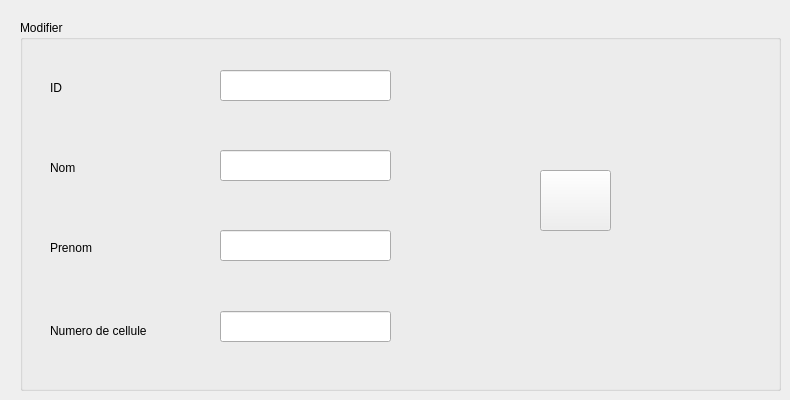
     <widget class="QWidget" name="tab_6">
      <attribute name="title">
       <string>Modifier Detenu</string>
      </attribute>
      <widget class="QGroupBox" name="groupBox_3">
       <property name="geometry">
        <rect>
         <x>20</x>
         <y>20</y>
         <width>761</width>
         <height>371</height>
        </rect>
       </property>
       <property name="title">
        <string>Modifier</string>
       </property>
       <widget class="QLabel" name="label_10">
        <property name="geometry">
         <rect>
          <x>30</x>
          <y>140</y>
          <width>56</width>
          <height>16</height>
         </rect>
        </property>
        <property name="text">
         <string>Nom</string>
        </property>
       </widget>
       <widget class="QLabel" name="label_11">
        <property name="geometry">
         <rect>
          <x>30</x>
          <y>220</y>
          <width>56</width>
          <height>16</height>
         </rect>
        </property>
        <property name="text">
         <string>Prenom</string>
        </property>
       </widget>
       <widget class="QLabel" name="label_12">
        <property name="geometry">
         <rect>
          <x>30</x>
          <y>300</y>
          <width>121</width>
          <height>21</height>
         </rect>
        </property>
        <property name="text">
         <string>Numero de cellule</string>
        </property>
       </widget>
       <widget class="QLineEdit" name="nom_mod">
        <property name="geometry">
         <rect>
          <x>200</x>
          <y>130</y>
          <width>171</width>
          <height>31</height>
         </rect>
        </property>
       </widget>
       <widget class="QLineEdit" name="prenom_mod">
        <property name="geometry">
         <rect>
          <x>200</x>
          <y>210</y>
          <width>171</width>
          <height>31</height>
         </rect>
        </property>
       </widget>
       <widget class="QLineEdit" name="num_cell_mod">
        <property name="geometry">
         <rect>
          <x>200</x>
          <y>291</y>
          <width>171</width>
          <height>31</height>
         </rect>
        </property>
       </widget>
       <widget class="QPushButton" name="pb_modifier">
        <property name="geometry">
         <rect>
          <x>520</x>
          <y>150</y>
          <width>71</width>
          <height>61</height>
         </rect>
        </property>
        <property name="styleSheet">
         <string notr="true">image: url(:/pictures/pen_edit_modify_pencil_icon_181536.png);</string>
        </property>
        <property name="text">
         <string/>
        </property>
       </widget>
       <widget class="QLabel" name="label_13">
        <property name="geometry">
         <rect>
          <x>30</x>
          <y>60</y>
          <width>56</width>
          <height>16</height>
         </rect>
        </property>
        <property name="text">
         <string>ID</string>
        </property>
       </widget>
       <widget class="QLineEdit" name="id_mod">
        <property name="geometry">
         <rect>
          <x>200</x>
          <y>50</y>
          <width>171</width>
          <height>31</height>
         </rect>
        </property>
       </widget>
      </widget>
     </widget>
